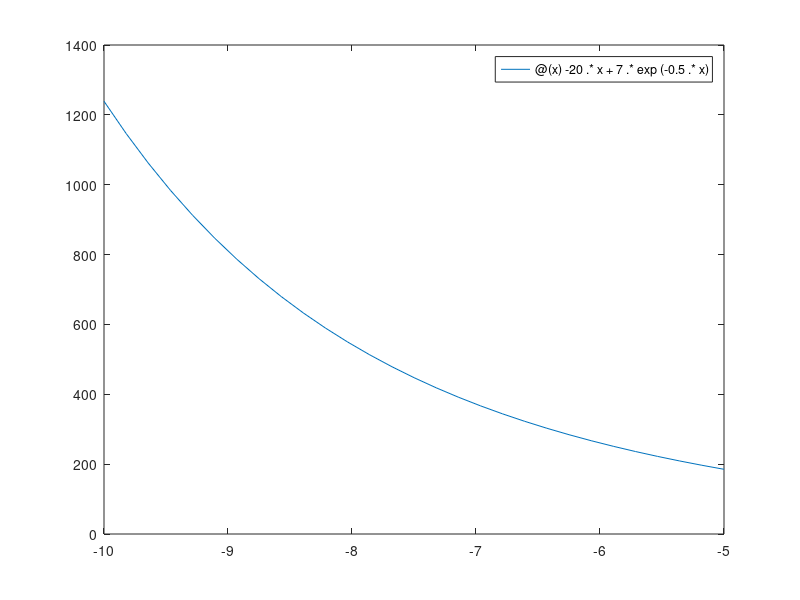

Recreate this plot in MATLAB.
clc;clear;% cong thuc hinh thang mo rong function [value] = TPGD(fun,a,b,n);  fa = fun(a);  fb = fun(b);  h = (b-a)/n;  iter = 1:n-1;  f = fun(iter.*h+a);  I = h/2*(fa + fb + 2*sum(f));  value = I;endfunctionf = @(x) -20.*x+7.*exp(-0.5.*x);fplot(f,[-10 -5]);s = TPGD(f,-10,-5,0.001);s